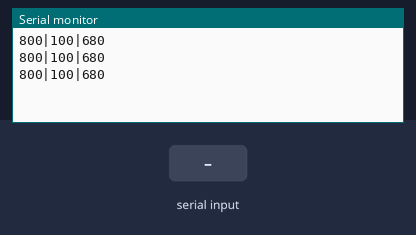
Bench run of a sketch on a simulated Arduino Uno, built with avr-gcc and run on an emulated ATmega328P. On the bench: the last lines printed to the serial monitor. The inputs (shaded band) are chosen by the test bench.

Above: at 1.2 s.
1.3 s: "1" received over Serial
At 1.8 s:
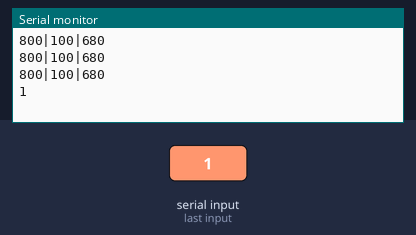
3.5 s: "0" received over Serial
At 3.9 s:
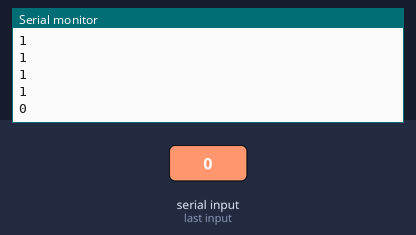
5.0 s: "2" received over Serial
At 5.4 s:
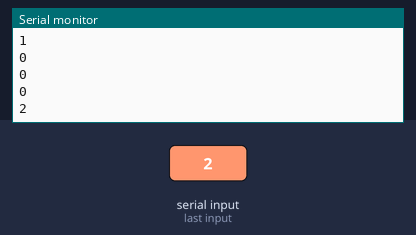
Timing chart, 0 to 8.0 s (numbered marks = the images above; inputs shaded):
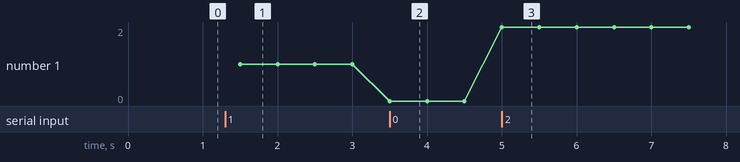

The sketch:

communication_prototype.ino
```cpp
void setup() {
  Serial.begin(9600);
}

String values = "800|100|680";

void loop() {
  String content = "";
  char character;

  while (Serial.available()) {
    character = Serial.read();
    content.concat(character);
  }

  if (content != "") {
    values = content;
  }

  Serial.println(values);

  delay(500);
}
```

Measured:
- after the input at 1.3 s, the serial monitor: prints a new line after 0.20 s (image 1)
- after the input at 3.5 s, the serial monitor: prints a new line at once (image 2)
- after the input at 5.0 s, the serial monitor: prints a new line at once (image 3)
- plotted number 1: 1 → 0 after the input at 3.5 s, 0 → 2 after the input at 5.0 s
